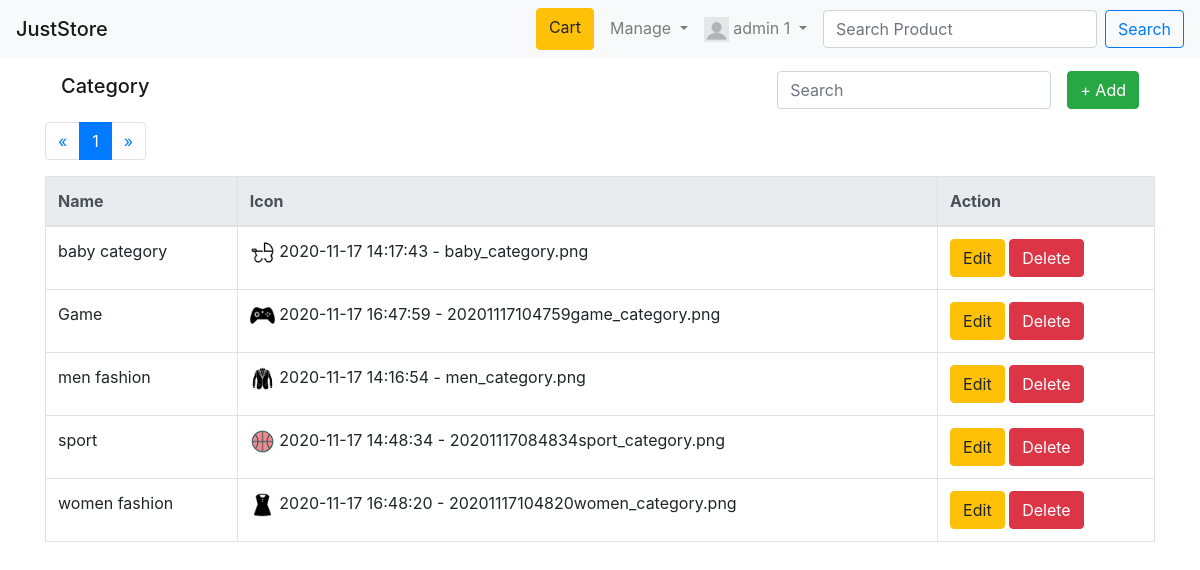
/mCategory.php (signed in), run on the app's committed database.
### tables this page shows
CREATE TABLE `category` (
  `id_category` int(11) NOT NULL,
  `name_category` varchar(255) NOT NULL,
  `image_category` varchar(255) NOT NULL,
  `date_update_category` datetime NOT NULL
);

### mCategory.php (the view, shortened to what this page needs)
<?php
include 'db.php';
?>
<!DOCTYPE html>
<html lang="en">
<head>
  <link rel="stylesheet" href="css/bootstrap.css">
</head>
<body>
  <?php include 'navbar.php'; ?>
<div class="container">
  <nav class="navbar navbar-light">
    <a class="navbar-brand h1 mr-auto" href="#">Category</a>
      <form class="form-inline my-2 my-lg-0">
        <input class="form-control mr-sm-2" type="text" placeholder="Search" aria-label="Search" name="keyword" id="keyword">
      </form>
      <a href="mcategoryadd.php" class="btn btn-success ml-2">+ Add</a>
  </nav>
<?php
    $table=$conn->query("SELECT * FROM category");
    $data_perpage = 8;
    $sum_data = $table->num_rows;
    $sum_page = ceil($sum_data / $data_perpage);
    $page_active = ( isset($_GET['page'])) ? $_GET['page'] : 1;
    $start_data = ($data_perpage * $page_active) - $data_perpage;
  ?>
  <nav aria-label="Page navigation example">
  <ul class="pagination">
    <li class="page-item">
      <?php if($page_active > 1): ?>
      <a class="page-link" href="?page=<?php echo $page_active-1; ?>" aria-label="Previous">
        <span aria-hidden="true">&laquo;</span>
      </a>
      <?php else: ?>
        <a class="page-link" href="?page=<?php echo 1; ?>" aria-label="Previous">
        <span aria-hidden="true">&laquo;</span>
      </a>
      <?php endif; ?>
    </li>
    <?php for($i=1 ; $i<= $sum_page ; $i++): ?>
      <?php if($i == $page_active): ?>
        <li class="page-item active">
      <?php else: ?>
        <li class="page-item">
      <?php endif; ?>
      <a class="page-link" href="?page=<?php echo $i; ?>"><?php echo $i; ?></a>
    </li>
    <?php endfor; ?>
    <li class="page-item">
      <?php if($page_active < $sum_page): ?>
      <a class="page-link" href="?page=<?php echo $page_active+1; ?>" aria-label="Next">
        <span aria-hidden="true">&raquo;</span>
      </a>
      <?php else: ?>
        <a class="page-link" href="?page=<?php echo $sum_page; ?>" aria-label="Next">
        <span aria-hidden="true">&raquo;</span>
      </a>
      <?php endif; ?>
    </li>
  </ul>
</nav>
  <div id="container">
  <table class="table table-bordered">
  <thead class="thead-light">
    <tr>
      <th>Name</th>
      <th>Icon</th>
      <th>Action</th>
    </tr>
  </thead>
  <tbody>
    <?php
      $result = $conn->query("SELECT * FROM category ORDER BY name_category LIMIT $start_data,$data_perpage");
      while($data = $result->fetch_assoc()){
    ?>
    <tr>
      <td><?php echo $data['name_category']; ?></td>
      <td>
        <img src="assets/image_category/<?php echo $data['image_category']; ?>" alt="category_icon" width="25px">
        <?php
        echo $data['date_update_category'];
        echo " - ";
        echo $data['image_category']; ?>
      </td>
      <td>
        <a href="mcategoryedit.php?id=<?php echo $data['id_category']; ?>" class="btn btn-warning">Edit</a>
        <a href="mcategorydelval.php?id=<?php echo $data['id_category']; ?>" class="btn btn-danger">Delete</a>
      </td>
    </tr>
    <?php } ?>
  </tbody>
</table>
</div>
</div>
</body>
</html>

### data on the page
category: name_category "baby category", image_category (picture), date_update_category "2020-11-17 14:17:43", image_category "baby_category.png"
category: name_category "Game", image_category (picture), date_update_category "2020-11-17 16:47:59", image_category "20201117104759game_category.png"
category: name_category "men fashion", image_category (picture), date_update_category "2020-11-17 14:16:54", image_category "men_category.png"
category: name_category "sport", image_category (picture), date_update_category "2020-11-17 14:48:34", image_category "20201117084834sport_category.png"
category: name_category "women fashion", image_category (picture), date_update_category "2020-11-17 16:48:20", image_category "20201117104820women_category.png"

### other printed values
$_SESSION['member']['name_member'] "admin 1"
